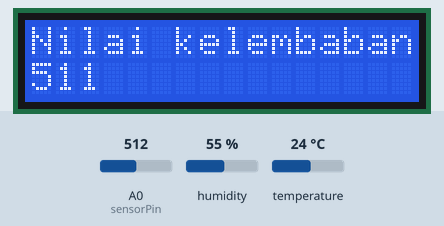
Simulated run of this sketch. Board: Arduino Uno, built with avr-gcc and run on an emulated ATmega328P. Parts: 16×2 character LCD. The inputs (shaded band) are chosen by the test bench; at power-on: temperature 24 °C, A0 (sensorPin) = 512, humidity 55 %. What the sketch prints to the serial monitor is not drawn.

Above: at 1.2 s.
1.3 s: temperature set to 12 °C
At 3.6 s:
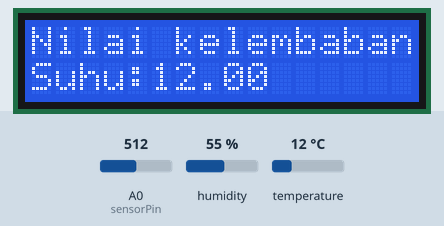
11.7 s: A0 (sensorPin) set to 716
At 14.2 s:
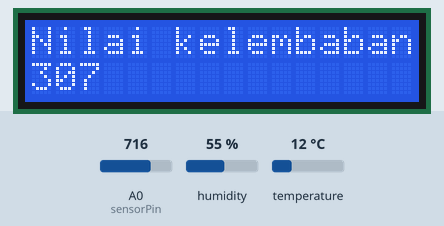
14.7 s: temperature set to 19 °C
At 15.9 s:
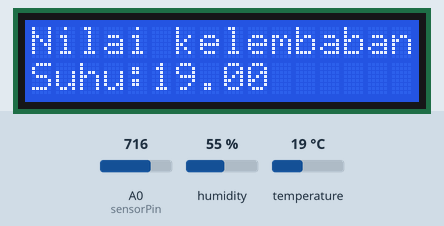
17.3 s: A0 (sensorPin) set to 900
At 18.3 s:
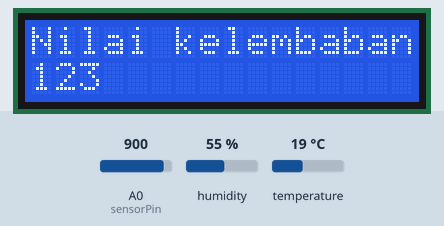
19.9 s: temperature set to 28 °C
At 24.0 s:
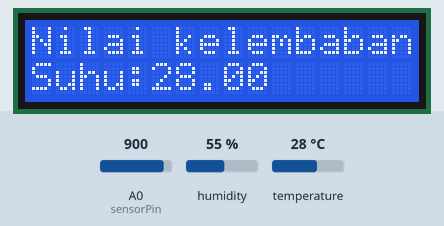
24.9 s: A0 (sensorPin) set to 1023
At 26.4 s:
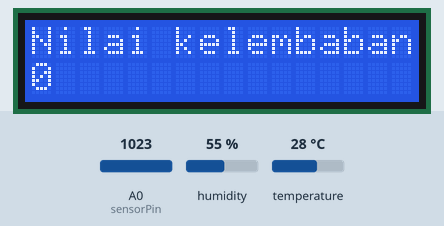
Timing chart, 0 to 27.9 s (numbered marks = the images above; inputs shaded):
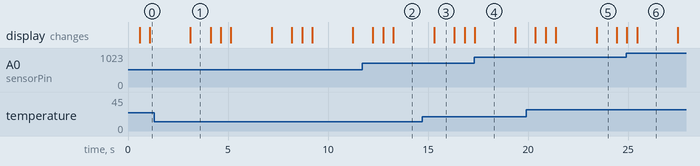

The sketch:

Kelembapan_tanah_YL39.ino
```cpp
#include <LiquidCrystal_I2C.h>
LiquidCrystal_I2C lcd(0x3F,16,2);  // GANTI 0x3F Ke 0x27 kalau LCD ga muncul
#include <DHT.h>
DHT dht(2, DHT11); //Pin, Jenis DHT

int sensorPin = A0;  // pin sensor
int powerPin = 6;    // untuk pengganti VCC
int powerPin2 = 3;    // untuk pengganti VCC/5vOLT

void setup() {
  lcd.init();
  // Print a message to the LCD.
  lcd.backlight();
  // jadikan pin power sebagai output
  pinMode(powerPin, OUTPUT);
  // default bernilai LOW
  digitalWrite(powerPin, LOW);
  // mulai komunikasi serial
  Serial.begin(9600);
  dht.begin();
}

void loop() {
  lcd.clear();
  Serial.print("Nilai kelembaban: ");
  Serial.println(bacaSensor());
  lcd.setCursor(0,0);
  lcd.print("Nilai kelembaban: ");
  lcd.setCursor(0,1);
  lcd.print(bacaSensor());
  // baca setiap 2 detik
  delay(2000);

  digitalWrite(powerPin2, HIGH);


 float suhu = dht.readTemperature();


 Serial.print("suhu: ");
 Serial.println(suhu);

  lcd.setCursor(0,1);
  lcd.print("Suhu: ");
  lcd.setCursor(5,1);
  lcd.print(suhu);
  delay(1000);
}

int bacaSensor() {
  // hidupkan power
  digitalWrite(powerPin2, HIGH);
  delay(500);
  // baca nilai analog dari sensor
  int nilaiSensor = analogRead(sensorPin);
  digitalWrite(powerPin2, LOW);
  // makin lembab maka makin tinggi nilai outputnya
 return 1023 - nilaiSensor;
}
```

Measured:
- what the display in image 1 shows lasts 1.0 s, from 3.1 s to 4.1 s
- what the display in image 4 shows lasts 2.1 s, from 17.3 s to 19.4 s
